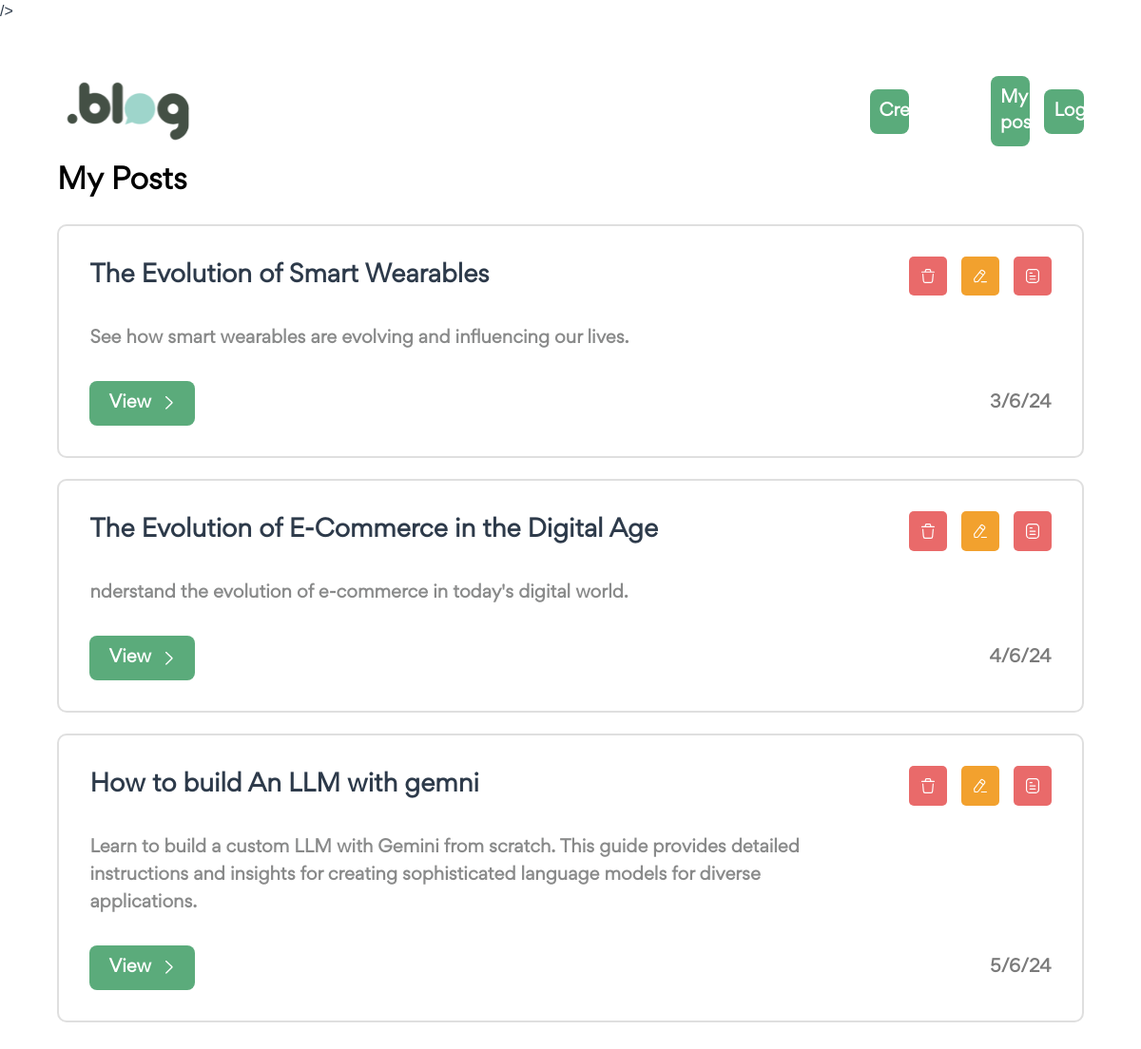
/posts/my-posts/ (signed in), run on an earlier commit of the app's database.
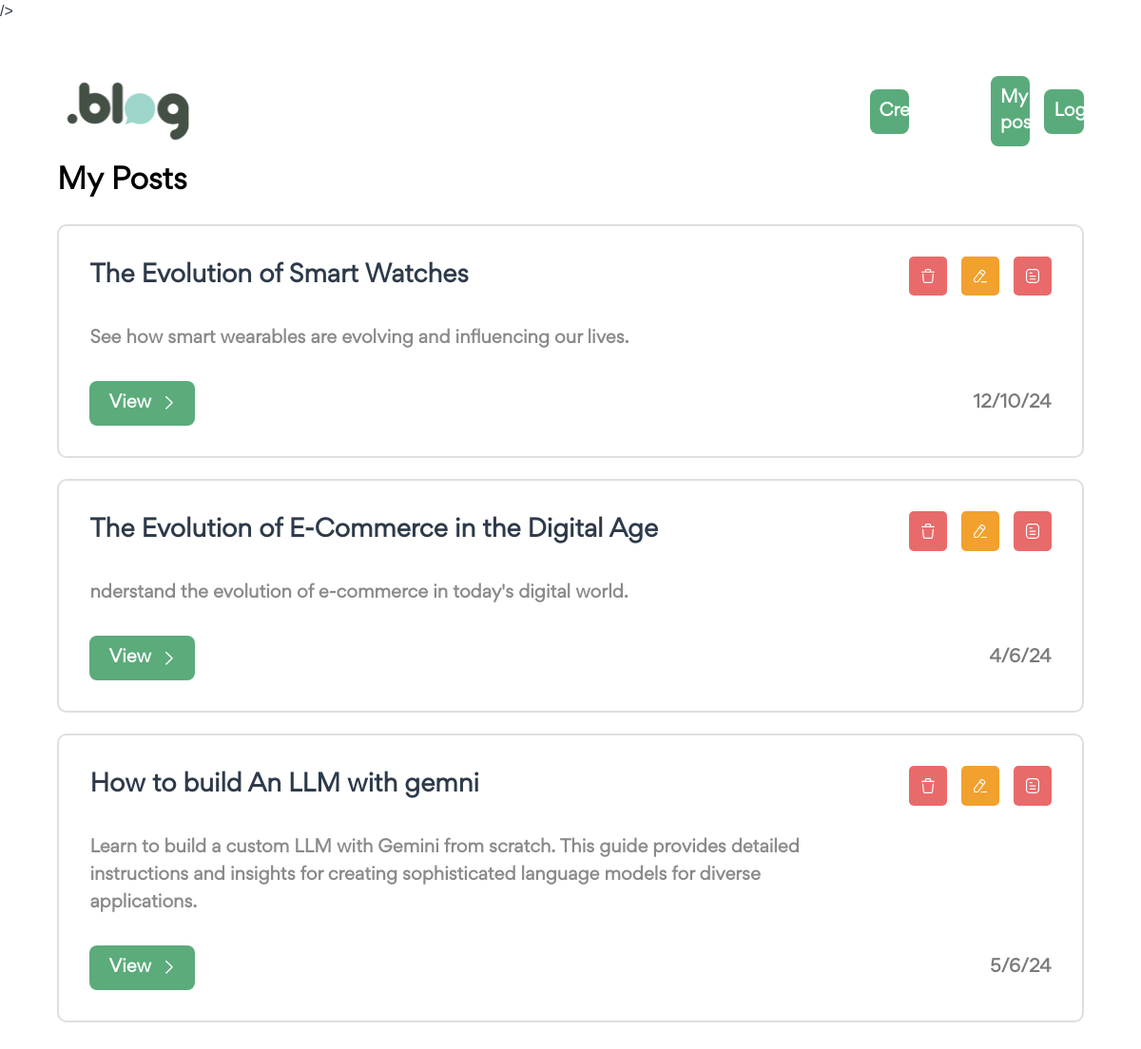
And on a later commit of the database.
### posts/models.py (models this page shows, shortened)
class Post(models.Model):
        title = models.CharField(max_length=255)
        short_description = models.TextField()
        description = models.TextField()
        category = models.ManyToManyField("posts.Category")
        time_to_read = models.CharField(max_length=500)
        featured_image = models.ImageField(upload_to="posts/")
        is_draft = models.BooleanField(default=False)
        author = models.ForeignKey("posts.Author",on_delete=models.CASCADE)
        published_date = models.DateTimeField()
        is_deleted = models.BooleanField(default=False)

### posts/views.py (the view)
# urls.py: path('my-posts/', views.my_posts, name=  'my_posts'),
@login_required(login_url="/users/login/")
def my_posts(request):
    instances = Post.objects.filter(author__user = request.user , is_deleted = False)
    context = {
        "title":"My Posts",
        "instances" : instances,
    }
    return render(request, 'posts/my-posts.html', context=context)

### posts/templatetags/paginator_tags.py (called while the page is built)
@register.inclusion_tag("web/includes/pagination.html", takes_context=True)
def load_paginator(context, instances):
    request = context['request']
    return {
        "instances": instances,
        "request": request
    }

### templates/posts/my-posts.html (shortened to what this page needs)
{% extends 'base.html' %} {% load static %} {% block content %}
 {% load paginator_tags %}
<section id="single-page-home">
  <section id="my-posts-home">
    <section class="wrapper">
      {% include 'web/includes/header.html' %}
      <section class="spotlight">
        <h3>{{title}}</h3>
        <ul class="posts">
          {% for instance in instances %}
          <li class="post">
            <div class="top">
              <h5 class="title">{{instance.title}}</h5>
              <div class="buttons">
                <a
                  href="{% url 'posts:delete_post' id=instance.id %}"
                  class="danger action-button reload"
                  data-text="Are you sure you want to remove this post? You can't undo this action."
                  data-title="Confirm Delete!"
                  title="Delete!"
                >
                  <img
                    src="{% static 'images/icons/delete.svg' %}"
                    alt="Delete"
                  />
                </a>
                <a href="{% url 'posts:edit_post' id=instance.id %}"
                 class="warning"
                 >
                  <img
                    src="{% static 'images/icons/pencil.svg' %}"
                    alt="Edit"
                  />
                </a>
                <a
                  href="{% url 'posts:draft_post' id=instance.id %}"
                  class="{% if instace.is_draft %}success{% else %}danger{% endif %} action-button reload"
                  data-text="Are you sure want to update this post"
                  data-title="Confirm Status!"
                  title="Draft"
                >
                  <img src="{% static 'images/icons/sheet.svg' %}" alt="Edit" />
                </a>
              </div>
            </div>
            <p class="description">{{instance.short_description}}</p>
            <div class="bottom">
              <a
              href="{% url 'web:post' id=instance.id %}"
              class="view"
              >
                View
                <span>
                  <img
                    src="{% static 'images/icons/up-arrow.svg' %}"
                    alt="Arrow"
                  />
                </span>
              </a>
              <p class="date">{{ instance.published_date|date:"j/n/y" }}</p>
            </div>
          </li>
          {% endfor %}
        </ul>
      </section>
    </section>
  </section>
</section>
{% endblock %}

What changed in the data, as far as the page shows it:
changed Post "See how smart wearables are evolving and influencing our lives.": title "The Evolution of Smart Wearables" → "The Evolution of Smart Watches"; published_date "3/6/24" → "12/10/24"
